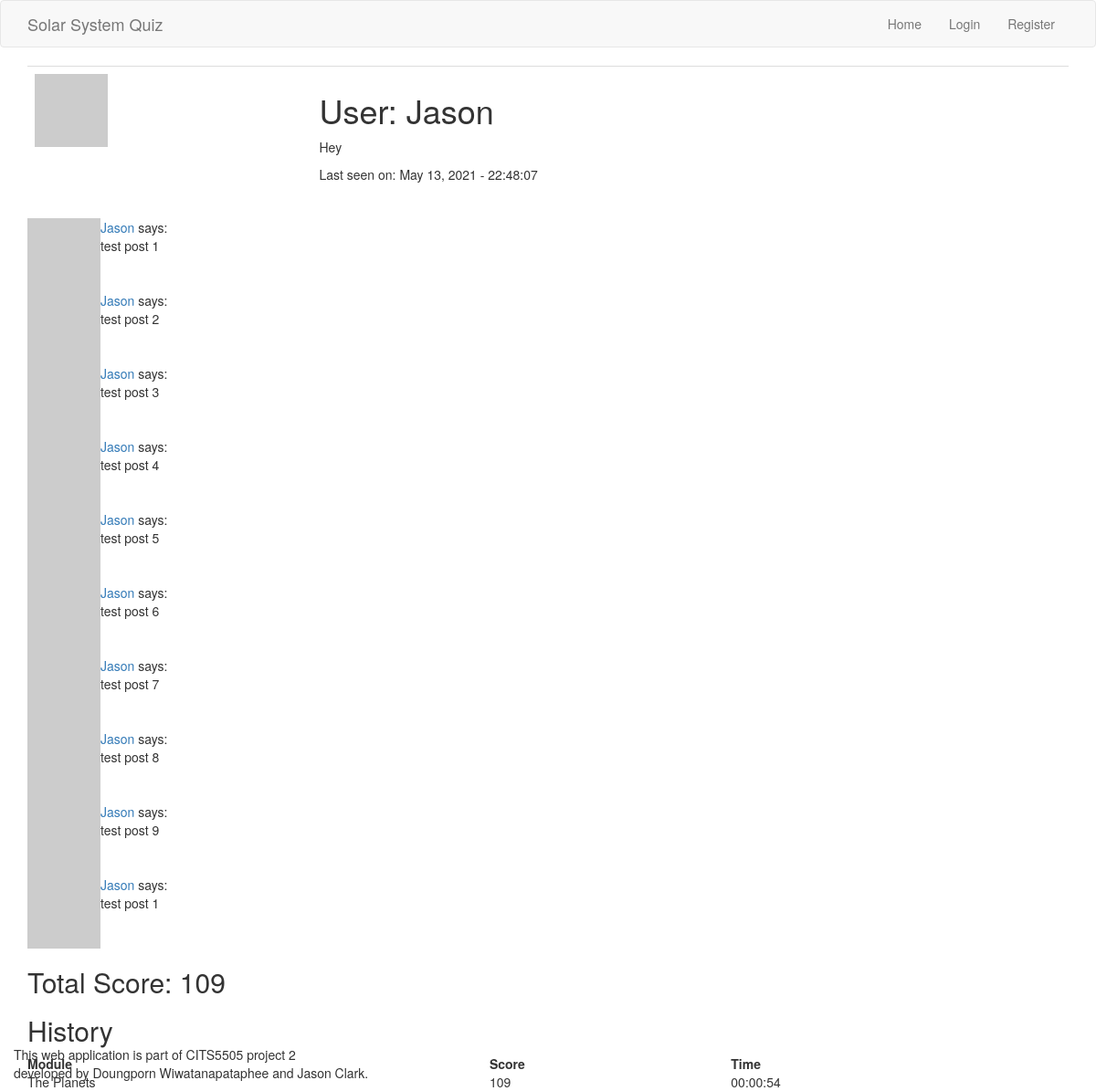
Before: /user/Jason with the older database file.
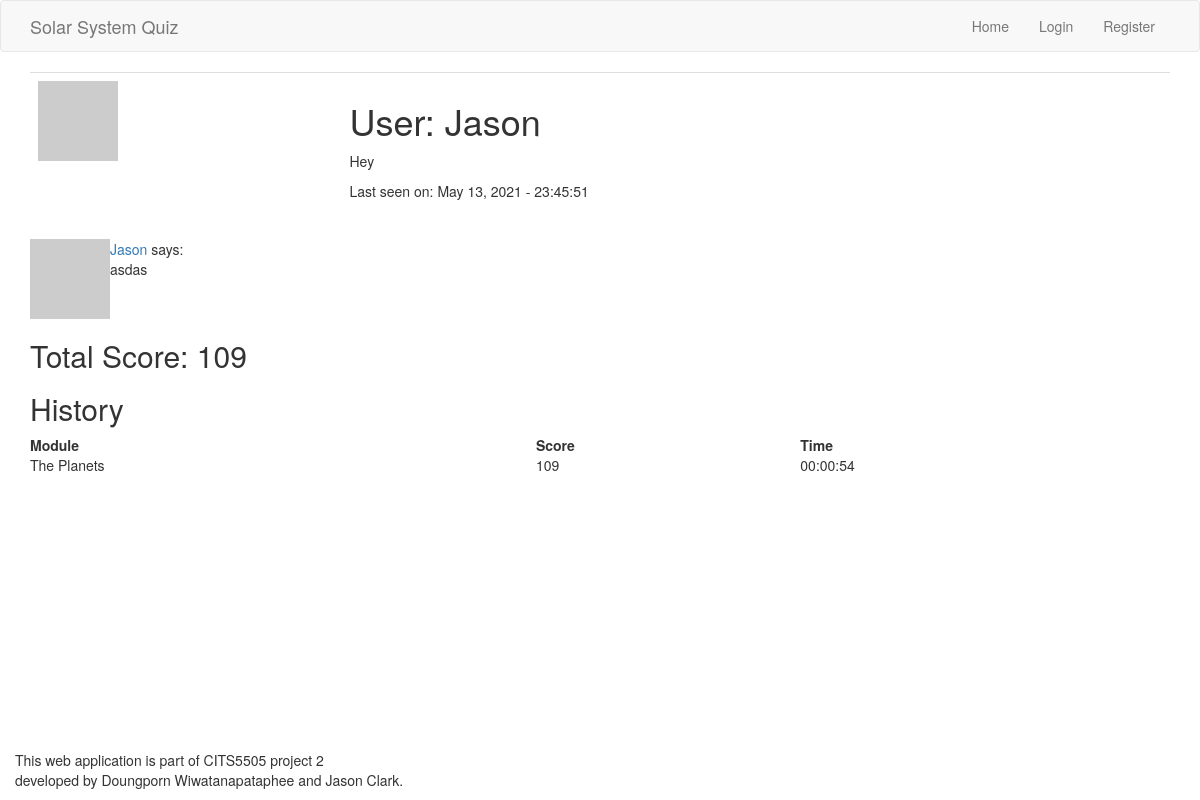
After: the same page with the newer database file.
### app/models.py (models this page shows, shortened)
class User(UserMixin, db.Model):
    __tablename__ = 'user_table'
    id = db.Column(db.Integer, primary_key=True)
    username = db.Column(db.String(64), index=True, unique=True)
    user_type = db.Column(db.String(64))
    email = db.Column(db.String(120), index=True, unique=True)
    password_hash = db.Column(db.String(128))
    posts = db.relationship('Post', backref='author', lazy='dynamic')
    about_me = db.Column(db.String(140))
    last_seen = db.Column(db.DateTime, default=datetime.utcnow)
    score_child = db.relationship("Score", backref = 'user_parent')
    quiz_unlocked = db.Column(db.Integer, default=0)
    def avatar(self, size):
      digest = md5(self.email.lower().encode('utf-8')).hexdigest()
      return 'https://www.gravatar.com/avatar/{}?d=identicon&s={}'.format(digest, size)

class Post(db.Model):
    id = db.Column(db.Integer, primary_key=True)
    user_id = db.Column(db.Integer, db.ForeignKey('user_table.id')) #user.id
    body = db.Column(db.String(140))
    timestamp = db.Column(db.DateTime, index=True, default=datetime.utcnow)
    page = db.Column(db.String)
    upvotes = db.Column(db.Integer, default=0)
    downvotes = db.Column(db.Integer, default=0)

class Score(db.Model):
    __tablename__ = 'score'
    id = db.Column(db.Integer, primary_key = True)
    user_id = db.Column(db.Integer, db.ForeignKey('user_table.id'))
    questionset_id = db.Column(db.Integer, db.ForeignKey('questionset.id'))
    score = db.Column(db.Integer)
    time_taken = db.Column(db.Time)

class QuestionSet(db.Model):
    __tablename__ = 'questionset'
    id = db.Column(db.Integer, primary_key = True)
    name = db.Column(db.String(64))
    number_of_questions = db.Column(db.Integer)
    child = db.relationship("CurrentQuestion")
    score_child = db.relationship('Score', backref= 'questionset_parent')

### app/routes.py (the view)
@app.route('/user/<username>', methods = ['GET','POST'])
def user_profile(username):
    user = User.query.filter_by(username=username).first_or_404()
    page = request.args.get('page', 1, type=int)
    posts = user.posts.paginate(
      page, app.config['POSTS_PER_PAGE'], False)
    score_dict = [] # initialise module score dictionary
    total = 0       # initialise total score as zero
    user_scores = Score.query.filter_by(user_id=user.id).all()
    for score in user_scores:
        score_dict.append({'module': score.questionset_id}) # append scores for each learning module
        total += score.score    # add total score
        scoreSorted = Score.query.filter_by(user_id=user.id).order_by(Score.score.desc()).all()
    return render_template('user_profile.html', user=user, score=total, posts=posts.items, scoreSorted = scoreSorted)

### app/routes.py (called while the page is built)
@app.before_request
def before_request():
    from_zone = tz.tzutc()
    to_zone = tz.tzlocal()
    utc = datetime.utcnow()
    utc = utc.replace(tzinfo=from_zone)
    central = utc.astimezone(to_zone)   # convert to local timezone
    if current_user.is_authenticated:
        current_user.last_seen = central
        db.session.commit()

### app/templates/user_profile.html (shortened to what this page needs)
{% extends 'base.html' %}
{% block body %}
<div class="container">
<table class="table table-hover">
    <tr valign="top">
        <td><img src="{{ user.avatar(128) }}"></td>
        <td>
            <h1>User: {{ user.username }}</h1>
            {% if user.about_me %}<p>{{ user.about_me }}</p>{% endif %}
            {% if user.last_seen %}<p>Last seen on: {{ user.last_seen.strftime('%B %d, %Y - %H:%M:%S') }}</p>{% endif %}
        </td>
    </tr>
</table>
</div>
<div class="container">
  {% set page='' %}
  {% for post in posts %}
  {% include '_post.html'%}
  {% endfor %}
</div>
<div class="container">
    <h2>Total Score: {{ score }}</h2>
    <h2>History</h2>
    <table style="width:100%;">
        <thead>
            <tr>
                <th>Module</th>
                <th>Score</th>
                <th>Time</th>
            </tr>
        </thead>
        <tbody>
        {% for score in scoreSorted %}
        {%  if loop.index <= 5  %}
            <tr>
                <td>{{ score.questionset_parent.name }}</td>
                <td>{{ score.score }}</td>
                <td>{{ score.time_taken }}</td>
            </tr>
        {% endif %}
        {% endfor %}
        </tbody>
    </table>
</div>
{% endblock %}

### app/templates/base.html (shortened to what this page needs)
<!DOCTYPE html>
<html lang="en">
<head>
    <link rel="stylesheet" href="https://maxcdn.bootstrapcdn.com/bootstrap/3.4.1/css/bootstrap.min.css">
    <link rel="stylesheet" href="https://cdnjs.cloudflare.com/ajax/libs/font-awesome/4.7.0/css/font-awesome.min.css">
</head>
<body>
    {% block navbar %}
    <nav class="navbar navbar-default">
        <div class="container">
            <div class="navbar-header">
                <a class="navbar-brand" href="{{ url_for('home') }}">Solar System Quiz</a>
            </div>
            <div class="collapse navbar-collapse" id="bs-example-navbar-collapse-1">
                <ul class="nav navbar-nav navbar-right">
                    {% if current_user.is_authenticated %}
                    <li><a href="{{ url_for('home') }}">Home</a></li>
                    <li><a href="{{ url_for('user_profile', username=current_user.username) }}">{{ current_user.username }} Profile</a></li>
                    <li><a href="{{ url_for('logout') }}">Sign Out</a></li>
                    {% else %}
                    <li><a href="{{ url_for('home') }}">Home</a></li>
                    <li><a href="{{ url_for('login') }}">Login</a></li>
                    <li><a href="{{ url_for('register') }}">Register</a></li>
                    {% endif %}
                </ul>
            </div>
        </div>
    </nav>
    {% endblock %}
    {% block body %}{% endblock %}
    <div class="container" style='bottom:0; position:absolute; '>
        <p>This web application is part of CITS5505 project 2 <br>
           developed by Doungporn Wiwatanapataphee and Jason Clark.</p>
</body>
</html>

### app/templates/_post.html (shortened to what this page needs)
<table>
  <tr valign="top">
    <td><img src="{{ post.author.avatar(36) }}"></td>
    <td>
      <a href="{{ url_for('user_profile', username=post.author.username) }}">
        {{ post.author.username }}
      </a>
      says:<br>{{ post.body }}
    </td>
  </tr>
</table>

Changed rows visible on the page:
removed Post: author.username "Jason", body "test post 1"
removed Post: author.username "Jason", body "test post 2"
removed Post: author.username "Jason", body "test post 3"
removed Post: author.username "Jason", body "test post 4"
removed Post: author.username "Jason", body "test post 5"
removed Post: author.username "Jason", body "test post 6"
removed Post: author.username "Jason", body "test post 7"
removed Post: author.username "Jason", body "test post 8"
removed Post: author.username "Jason", body "test post 9"
removed Post: author.username "Jason", body "test post 1"
changed User "Jason": last_seen "May 13, 2021 - 22:48:07" → "May 13, 2021 - 23:45:51"
added Post: author.username "Jason", body "asdas"
